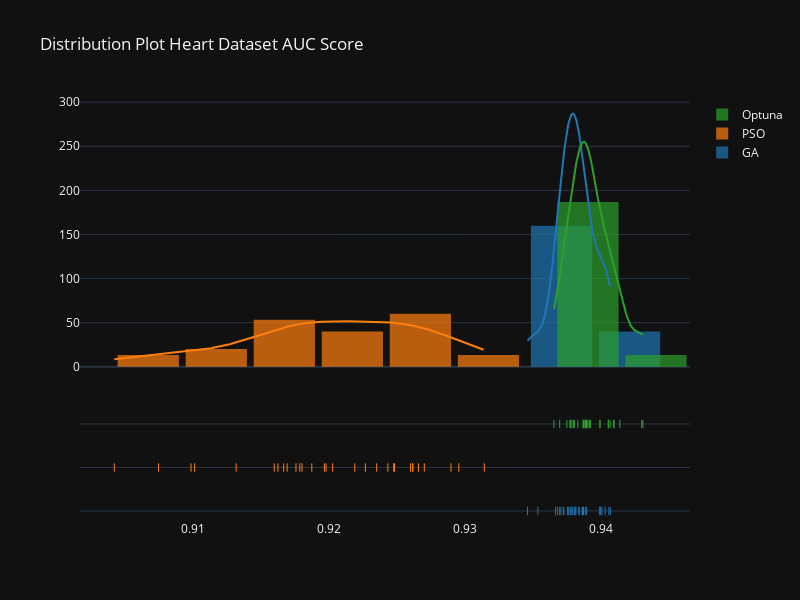

Notebook cell for this chart:
### Code cell
hist_data = [heart_ga['AUC'], heart_pso['AUC'], heart_optuna['AUC']]
group_labels = ['GA', 'PSO', 'Optuna'] # name of the dataset


fig = ff.create_distplot(hist_data, group_labels, curve_type='kde', bin_size=.005, show_hist=True)
fig.update_layout(template = 'plotly_dark')
fig.update_layout(bargap=0.1, width=800, height=600, title='Distribution Plot Heart Dataset AUC Score')
fig.show()

### Figure 1 — Plotly figure (JSON) as saved in the notebook; plotly's stock layout.template omitted (floating-point values rounded to 4 significant figures; data arrays with more than 128 entries replaced by an {"elided": "..."} marker saying what was removed)
{"data": [{"autobinx": false, "histnorm": "probability density", "legendgroup": "GA", "marker": {"color": "rgb(31, 119, 180)"}, "name": "GA", "opacity": 0.7, "type": "histogram", "x": [0.9399, 0.9346, 0.9399, 0.9381, 0.9407, 0.9353, 0.9389, 0.9384, 0.9375, 0.9369, 0.9372, 0.9372, 0.9388, 0.9378, 0.9368, 0.94, 0.9378, 0.9403, 0.937, 0.9381, 0.9379, 0.9387, 0.9375, 0.9386, 0.9366, 0.9406, 0.9386, 0.9376, 0.9381, 0.9383], "xaxis": "x", "xbins": {"end": 0.9407, "size": 0.005, "start": 0.9346}, "yaxis": "y"}, {"autobinx": false, "histnorm": "probability density", "legendgroup": "PSO", "marker": {"color": "rgb(255, 127, 14)"}, "name": "PSO", "opacity": 0.7, "type": "histogram", "x": [0.9176, 0.9289, 0.927, 0.9132, 0.9178, 0.9295, 0.9227, 0.9247, 0.9235, 0.916, 0.9098, 0.918, 0.9248, 0.9266, 0.9169, 0.926, 0.9167, 0.9162, 0.9261, 0.9075, 0.9196, 0.9187, 0.9101, 0.9243, 0.9042, 0.9219, 0.9314, 0.9202, 0.9198, 0.9261], "xaxis": "x", "xbins": {"end": 0.9314, "size": 0.005, "start": 0.9042}, "yaxis": "y"}, {"autobinx": false, "histnorm": "probability density", "legendgroup": "Optuna", "marker": {"color": "rgb(44, 160, 44)"}, "name": "Optuna", "opacity": 0.7, "type": "histogram", "x": [0.9405, 0.943, 0.9399, 0.9389, 0.9392, 0.9388, 0.9389, 0.9388, 0.9378, 0.9409, 0.9383, 0.9369, 0.9379, 0.9386, 0.9405, 0.9414, 0.939, 0.9377, 0.938, 0.9377, 0.9391, 0.9431, 0.9365, 0.9399, 0.9391, 0.9375, 0.9389, 0.9387, 0.9407, 0.9409], "xaxis": "x", "xbins": {"end": 0.9431, "size": 0.005, "start": 0.9365}, "yaxis": "y"}, {"legendgroup": "GA", "marker": {"color": "rgb(31, 119, 180)"}, "mode": "lines", "name": "GA", "showlegend": false, "type": "scatter", "x": {"elided": "500 float values"}, "xaxis": "x", "y": {"elided": "500 float values"}, "yaxis": "y"}, {"legendgroup": "PSO", "marker": {"color": "rgb(255, 127, 14)"}, "mode": "lines", "name": "PSO", "showlegend": false, "type": "scatter", "x": {"elided": "500 float values"}, "xaxis": "x", "y": {"elided": "500 float values"}, "yaxis": "y"}, {"legendgroup": "Optuna", "marker": {"color": "rgb(44, 160, 44)"}, "mode": "lines", "name": "Optuna", "showlegend": false, "type": "scatter", "x": {"elided": "500 float values"}, "xaxis": "x", "y": {"elided": "500 float values"}, "yaxis": "y"}, {"legendgroup": "GA", "marker": {"color": "rgb(31, 119, 180)", "symbol": "line-ns-open"}, "mode": "markers", "name": "GA", "showlegend": false, "type": "scatter", "x": [0.9399, 0.9346, 0.9399, 0.9381, 0.9407, 0.9353, 0.9389, 0.9384, 0.9375, 0.9369, 0.9372, 0.9372, 0.9388, 0.9378, 0.9368, 0.94, 0.9378, 0.9403, 0.937, 0.9381, 0.9379, 0.9387, 0.9375, 0.9386, 0.9366, 0.9406, 0.9386, 0.9376, 0.9381, 0.9383], "xaxis": "x", "y": ["GA", "GA", "GA", "GA", "GA", "GA", "GA", "GA", "GA", "GA", "GA", "GA", "GA", "GA", "GA", "GA", "GA", "GA", "GA", "GA", "GA", "GA", "GA", "GA", "GA", "GA", "GA", "GA", "GA", "GA"], "yaxis": "y2"}, {"legendgroup": "PSO", "marker": {"color": "rgb(255, 127, 14)", "symbol": "line-ns-open"}, "mode": "markers", "name": "PSO", "showlegend": false, "type": "scatter", "x": [0.9176, 0.9289, 0.927, 0.9132, 0.9178, 0.9295, 0.9227, 0.9247, 0.9235, 0.916, 0.9098, 0.918, 0.9248, 0.9266, 0.9169, 0.926, 0.9167, 0.9162, 0.9261, 0.9075, 0.9196, 0.9187, 0.9101, 0.9243, 0.9042, 0.9219, 0.9314, 0.9202, 0.9198, 0.9261], "xaxis": "x", "y": ["PSO", "PSO", "PSO", "PSO", "PSO", "PSO", "PSO", "PSO", "PSO", "PSO", "PSO", "PSO", "PSO", "PSO", "PSO", "PSO", "PSO", "PSO", "PSO", "PSO", "PSO", "PSO", "PSO", "PSO", "PSO", "PSO", "PSO", "PSO", "PSO", "PSO"], "yaxis": "y2"}, {"legendgroup": "Optuna", "marker": {"color": "rgb(44, 160, 44)", "symbol": "line-ns-open"}, "mode": "markers", "name": "Optuna", "showlegend": false, "type": "scatter", "x": [0.9405, 0.943, 0.9399, 0.9389, 0.9392, 0.9388, 0.9389, 0.9388, 0.9378, 0.9409, 0.9383, 0.9369, 0.9379, 0.9386, 0.9405, 0.9414, 0.939, 0.9377, 0.938, 0.9377, 0.9391, 0.9431, 0.9365, 0.9399, 0.9391, 0.9375, 0.9389, 0.9387, 0.9407, 0.9409], "xaxis": "x", "y": ["Optuna", "Optuna", "Optuna", "Optuna", "Optuna", "Optuna", "Optuna", "Optuna", "Optuna", "Optuna", "Optuna", "Optuna", "Optuna", "Optuna", "Optuna", "Optuna", "Optuna", "Optuna", "Optuna", "Optuna", "Optuna", "Optuna", "Optuna", "Optuna", "Optuna", "Optuna", "Optuna", "Optuna", "Optuna", "Optuna"], "yaxis": "y2"}], "layout": {"bargap": 0.1, "barmode": "overlay", "height": 600, "hovermode": "closest", "legend": {"traceorder": "reversed"}, "title": {"text": "Distribution Plot Heart Dataset AUC Score"}, "width": 800, "xaxis": {"anchor": "y2", "domain": [0, 1], "zeroline": false}, "yaxis": {"anchor": "free", "domain": [0.35, 1], "position": 0}, "yaxis2": {"anchor": "x", "domain": [0, 0.25], "dtick": 1, "showticklabels": false}}}
